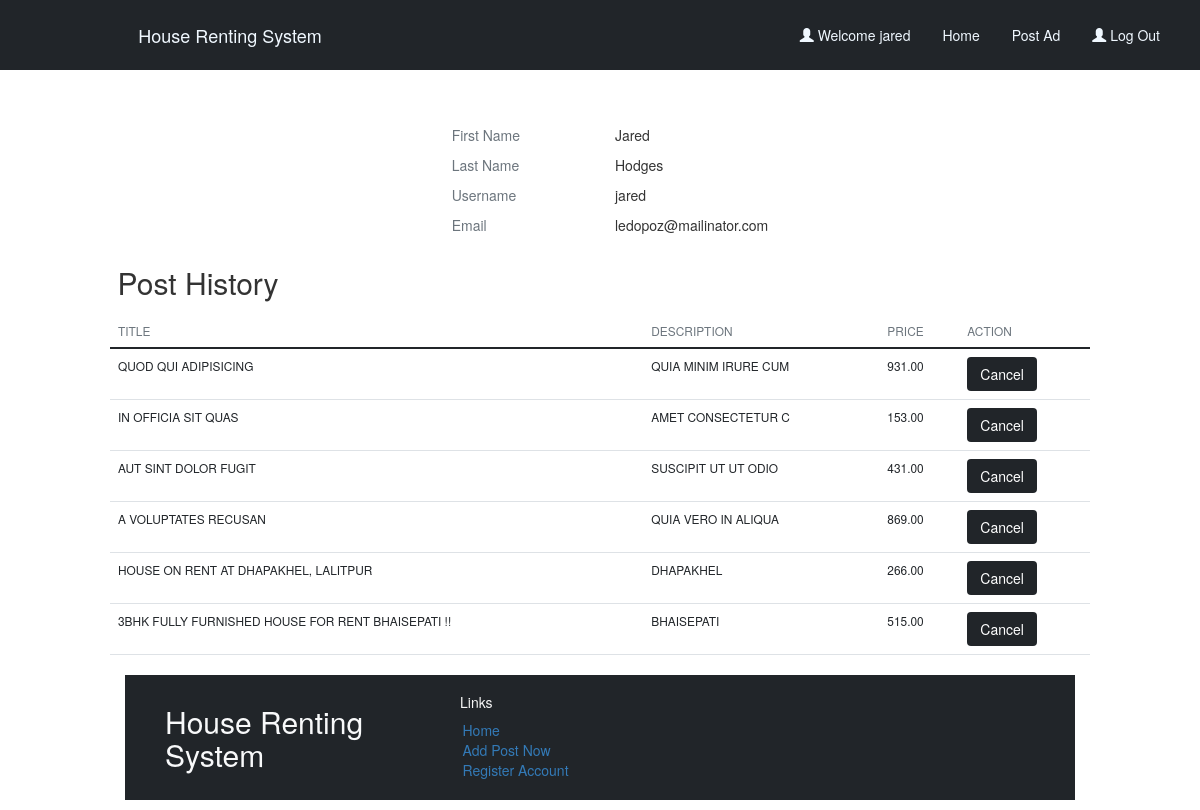
The page /profile (signed in) on the database its author committed.
### houserent/models.py (models this page shows, shortened)
class FlatsAvailable(models.Model):
    uid=models.ForeignKey(User, verbose_name="User Id", on_delete=models.CASCADE,default=6)
    title = models.CharField(max_length=100)
    full_name=models.CharField(max_length=50,null=True)
    email=models.EmailField(max_length=254,null=True)
    phone=models.IntegerField(null=True)
    description = models.TextField()
    price = models.DecimalField(max_digits=10, decimal_places=2)
    location = models.CharField(max_length=200,)
    bedroom = models.PositiveIntegerField()
    livingroom = models.PositiveIntegerField()
    bathroom = models.PositiveIntegerField()
    kitchen = models.PositiveIntegerField()
    contact_number = models.CharField(max_length=15)
    date_and_time=models.DateTimeField(default=timezone.now)
    images = models.ImageField(upload_to='uploads',null=True)
    slugs=models.SlugField(unique=True,null=True)

### houserent/views.py (the view, shortened to what this page needs)
# urls.py: path('profile',views.profile,name='profile'),
@login_required
def profile(request):
    post_history=FlatsAvailable.objects.filter(uid=request.user)
    Bookings=Booking.objects.filter(user=request.user)
    paginator_d=Paginator(post_history,10)
    pg_num_d=request.GET.get('page')
    pg_obj_d=paginator_d.get_page(pg_num_d)
    res_msg=""
    return render(request,'profile.html',{'rd':pg_obj_d,'bookings':Bookings,"msg":res_msg})

### houserent/templates/profile.html (shortened to what this page needs)
{% extends 'index.html' %}
{% load static %}
{% block content %}
        <div class="row mt-5">
            <div class="col-lg-4 col-sm-12 mt-2">
            </div>
            <div class="col-lg-2 col-sm-6 col-4 text-muted mt-4">
                <p>First Name</p>
                <p>Last Name</p>
                <p>Username</p>
                <p>Email</p>
            </div>
            <div class="col-lg-6 col-sm-6 col-8 mt-4">
                <p>{{request.user.first_name}}</p>
                <p>{{request.user.last_name}}</p>
                <p>{{request.user}}</p>
                <p>{{request.user.email}}</p>
            </div>
            <div class="col-lg-12 col-sm-6">
            </div>
            <br>
    <div class="col-lg-12 col-sm-6">
    </div>
    {% if 'rd' %}
    <h2>Post History</h2>
    <br>
    <table class="table  text-uppercase small mt-2">
        <thead class="text-muted">
            <td>Title</td>
            <td>Description</td>
            <td>Price</td>
            <td>Action</td>
        </thead>
        <tbody>
               {% for r in rd  %}
                    <tr>
                        <td>{{r.title}}</td>
                        <td>{{r.location}}</td>
                        <td>{{r.price}}</td>
                        <td>
                            <form method='post'>
                                <input type="submit" value="Cancel" class="btn btn-dark"/>
                            </form>
                        </td>
                    </tr>
               {% endfor %}
        </tbody>
    </table>
    {% endif %}
{% endblock content %}

### houserent/templates/layout.html (shortened to what this page needs)
<!DOCTYPE html>
{% load static %}
<html lang="en">
<head>
  <link rel="stylesheet" href="{% static 'css/bootstrap.min.css' %}">
  <link rel="stylesheet" type="text/css" href="{% static 'css/custom.css' %}">
  <link rel="stylesheet" href="https://maxcdn.bootstrapcdn.com/bootstrap/3.2.0/css/bootstrap.min.css">
</head>
<body>
    <div class="container-fluid">
        <div class="row align-items-center mb-3 p-3 bg-dark" >
            <div class="col-md-1"></div>
            <div class="col-md-3">
                <a class="navbar-brand " href="{% url 'index' %}" style="color: aliceblue;">House Renting System</a>
              </div>
              <div class="col-md-8" >
                <nav>
                    <ul class="nav nav-pills justify-content-end "  >
                        {% if user.is_authenticated %}
                        <li class="nav-item" ><a class="nav-link" style="color: aliceblue;" href="{% url 'profile' %}" ><span class="glyphicon glyphicon-user"></span> Welcome  {{request.user.username}}</a></li>
                        {% endif %}
                        <li class="nav-item" ><a class="nav-link" style="color: aliceblue;" href="{% url 'index' %}" >Home</a></li>
                        {% if user.is_authenticated %}
                        <li class="nav-item"><a class="nav-link" style="color: aliceblue;" href="{% url 'postad' %}"> Post Ad</a></li>
                        <li class="nav-item"><a class="nav-link" style="color: aliceblue;" href="{% url 'logout' %}"><span class="glyphicon glyphicon-user"></span> Log Out</a></li>
                        {% endif %}
                      </ul>
                </nav>
            </div>
        </div>
        <div class="container">
            {% block content %}
            {% endblock%}
        </div>
      <div class="p-2 d-flex  align-content-end mb-3 p-3 bg-dark " style=margin-right:0;>
        <div class="col-md-4 px-5 h2"><a href="{%url 'index'%}" class="text-decoration-none text-light">House Renting System</a></div>
        <div class="col-md-2 px-4">
            <h5 class="" style="color:whitesmoke">Links</h5>
            <ul class="d-flex flex-column list-unstyled   ms-auto ">
                <li class=" mx-1" style="color:whitesmoke"><a class="navlist footer-link" id="nav"   href="{% url 'index' %}">Home</a></li>
                <li class=" mx-1" style="color:whitesmoke"><a class="navlist footer-link " id="nav"  href="{% url 'postad'%}">Add Post Now</a></li>
                <li class=" mx-1" style="color:whitesmoke"><a class="navlist footer-link" id="nav"  href="{% url 'register' %}">Register Account</a></li>
            </ul>
        </div>
        <div class="col-md-6"></div>
    </div>
</div>
</body>
</html>

### houserent/static/css/custom.css (style rules this page uses)
.container { width: 980px !important; }

### rows shown on the page
FlatsAvailable: title "QUOD QUI ADIPISICING", location "QUIA MINIM IRURE CUM", price "931.00"
FlatsAvailable: title "IN OFFICIA SIT QUAS", location "AMET CONSECTETUR C", price "153.00"
FlatsAvailable: title "AUT SINT DOLOR FUGIT", location "SUSCIPIT UT UT ODIO", price "431.00"
FlatsAvailable: title "A VOLUPTATES RECUSAN", location "QUIA VERO IN ALIQUA", price "869.00"
FlatsAvailable: title "HOUSE ON RENT AT DHAPAKHEL, LALITPUR", location "DHAPAKHEL", price "266.00"
FlatsAvailable: title "3BHK FULLY FURNISHED HOUSE FOR RENT BHAISEPATI !!", location "BHAISEPATI", price "515.00"

### other values the page prints
{{ request.user.username }} "jared"
{{ request.user.first_name }} "Jared"
{{ request.user.last_name }} "Hodges"
{{ request.user }} "jared"
{{ request.user.email }} "ledopoz@mailinator.com"
